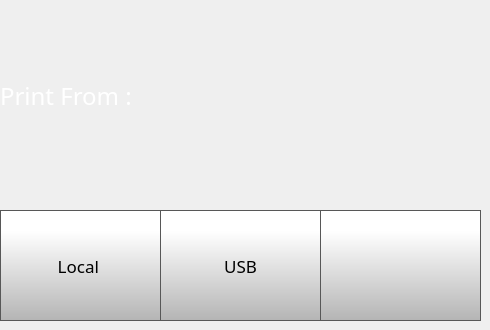
    <widget class="QWidget" name="printLocationPage">
     <widget class="QPushButton" name="fromUsbButton">
      <property name="geometry">
       <rect>
        <x>160</x>
        <y>210</y>
        <width>161</width>
        <height>111</height>
       </rect>
      </property>
      <property name="font">
       <font>
        <family>Gotham</family>
        <pointsize>13</pointsize>
       </font>
      </property>
      <property name="styleSheet">
       <string notr="true">QPushButton {
     border: 1px solid rgb(87, 87, 87);
	background-color: qlineargradient(spread:pad, x1:0, y1:1, x2:0, y2:0.188, stop:0 rgba(180, 180, 180, 255), stop:1 rgba(255, 255, 255, 255));



}

QPushButton:pressed {
    background-color: qlineargradient(x1: 0, y1: 0, x2: 0, y2: 1,
                                      stop: 0 #dadbde, stop: 1 #f6f7fa);
}

QPushButton:flat {
    border: none; /* no border for a flat push button */
}

QPushButton:default {
    border-color: navy; /* make the default button prominent */
}</string>
      </property>
      <property name="text">
       <string>USB</string>
      </property>
      <property name="icon">
       <iconset>
        <normaloff>../octoprint_Julia3GTouchUI/templates/img/usb.png</normaloff>../octoprint_Julia3GTouchUI/templates/img/usb.png</iconset>
      </property>
      <property name="iconSize">
       <size>
        <width>40</width>
        <height>40</height>
       </size>
      </property>
     </widget>
     <widget class="QLabel" name="printFromLabel">
      <property name="geometry">
       <rect>
        <x>0</x>
        <y>80</y>
        <width>231</width>
        <height>31</height>
       </rect>
      </property>
      <property name="font">
       <font>
        <family>Gotham</family>
        <pointsize>18</pointsize>
        <weight>50</weight>
        <bold>false</bold>
       </font>
      </property>
      <property name="styleSheet">
       <string notr="true">color: rgb(255, 255, 255);</string>
      </property>
      <property name="text">
       <string>Print From :</string>
      </property>
     </widget>
     <widget class="QPushButton" name="printLocationScreenBackButton">
      <property name="geometry">
       <rect>
        <x>320</x>
        <y>210</y>
        <width>161</width>
        <height>111</height>
       </rect>
      </property>
      <property name="minimumSize">
       <size>
        <width>0</width>
        <height>0</height>
       </size>
      </property>
      <property name="font">
       <font>
        <family>Gotham Light</family>
        <pointsize>9</pointsize>
       </font>
      </property>
      <property name="styleSheet">
       <string notr="true">QPushButton {
     border: 1px solid rgb(87, 87, 87);
	background-color: qlineargradient(spread:pad, x1:0, y1:1, x2:0, y2:0.188, stop:0 rgba(180, 180, 180, 255), stop:1 rgba(255, 255, 255, 255));


}

QPushButton:pressed {
    background-color: qlineargradient(x1: 0, y1: 0, x2: 0, y2: 1,
                                      stop: 0 #dadbde, stop: 1 #f6f7fa);
}

QPushButton:flat {
    border: none; /* no border for a flat push button */
}

QPushButton:default {
    border-color: navy; /* make the default button prominent */
}</string>
      </property>
      <property name="text">
       <string/>
      </property>
      <property name="icon">
       <iconset>
        <normaloff>../octoprint_Julia3GTouchUI/templates/img/arrows-4.png</normaloff>../octoprint_Julia3GTouchUI/templates/img/arrows-4.png</iconset>
      </property>
      <property name="iconSize">
       <size>
        <width>50</width>
        <height>50</height>
       </size>
      </property>
      <property name="checkable">
       <bool>false</bool>
      </property>
      <property name="autoDefault">
       <bool>false</bool>
      </property>
      <property name="default">
       <bool>false</bool>
      </property>
      <property name="flat">
       <bool>false</bool>
      </property>
     </widget>
     <widget class="QPushButton" name="fromLocalButton">
      <property name="geometry">
       <rect>
        <x>0</x>
        <y>210</y>
        <width>161</width>
        <height>111</height>
       </rect>
      </property>
      <property name="font">
       <font>
        <family>Gotham</family>
        <pointsize>13</pointsize>
       </font>
      </property>
      <property name="styleSheet">
       <string notr="true">QPushButton {
     border: 1px solid rgb(87, 87, 87);
	background-color: qlineargradient(spread:pad, x1:0, y1:1, x2:0, y2:0.188, stop:0 rgba(180, 180, 180, 255), stop:1 rgba(255, 255, 255, 255));



}

QPushButton:pressed {
    background-color: qlineargradient(x1: 0, y1: 0, x2: 0, y2: 1,
                                      stop: 0 #dadbde, stop: 1 #f6f7fa);
}

QPushButton:flat {
    border: none; /* no border for a flat push button */
}

QPushButton:default {
    border-color: navy; /* make the default button prominent */
}</string>
      </property>
      <property name="text">
       <string>Local </string>
      </property>
      <property name="icon">
       <iconset>
        <normaloff>../octoprint_Julia3GTouchUI/templates/img/folder.png</normaloff>../octoprint_Julia3GTouchUI/templates/img/folder.png</iconset>
      </property>
      <property name="iconSize">
       <size>
        <width>40</width>
        <height>40</height>
       </size>
      </property>
     </widget>
    </widget>
